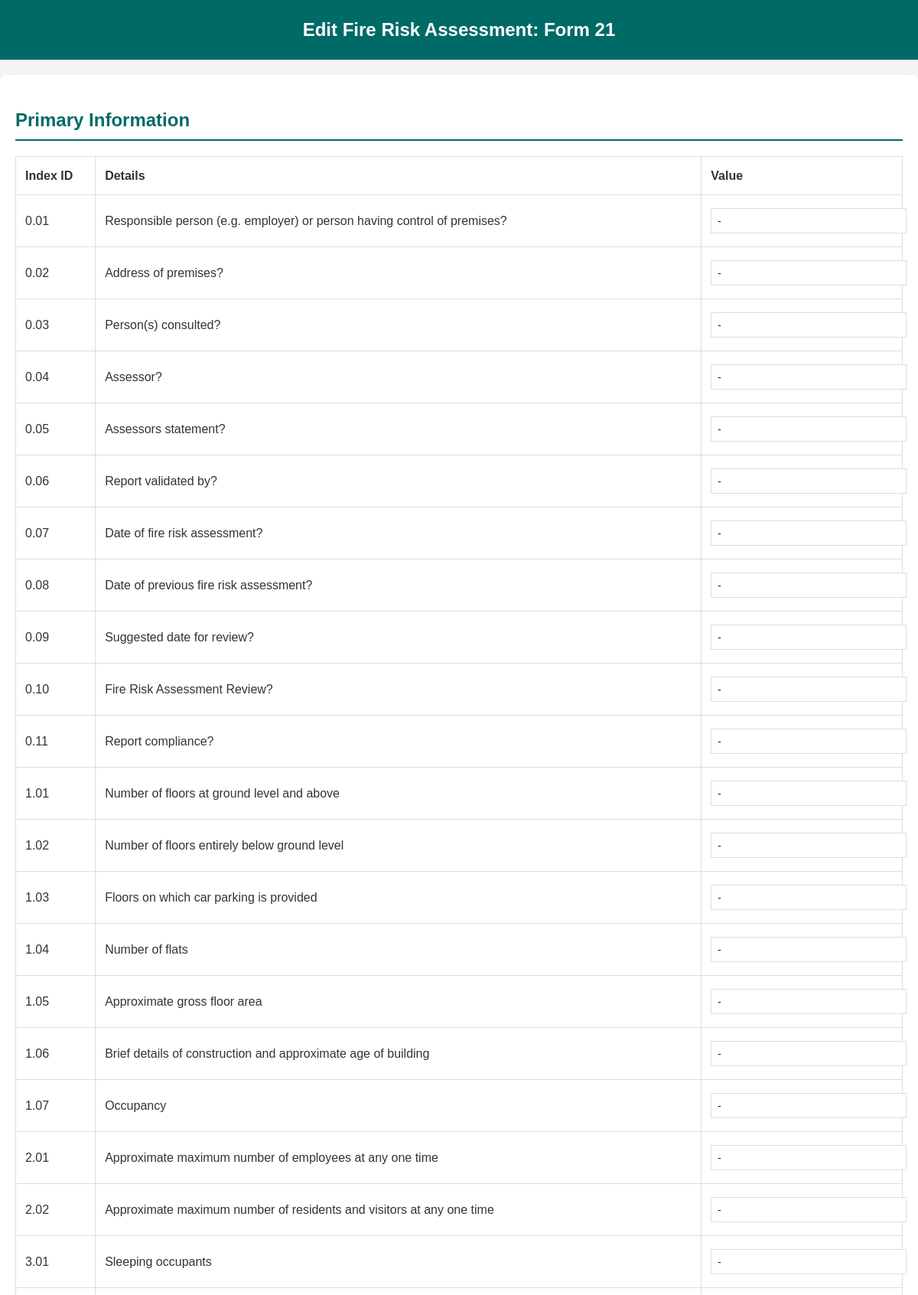
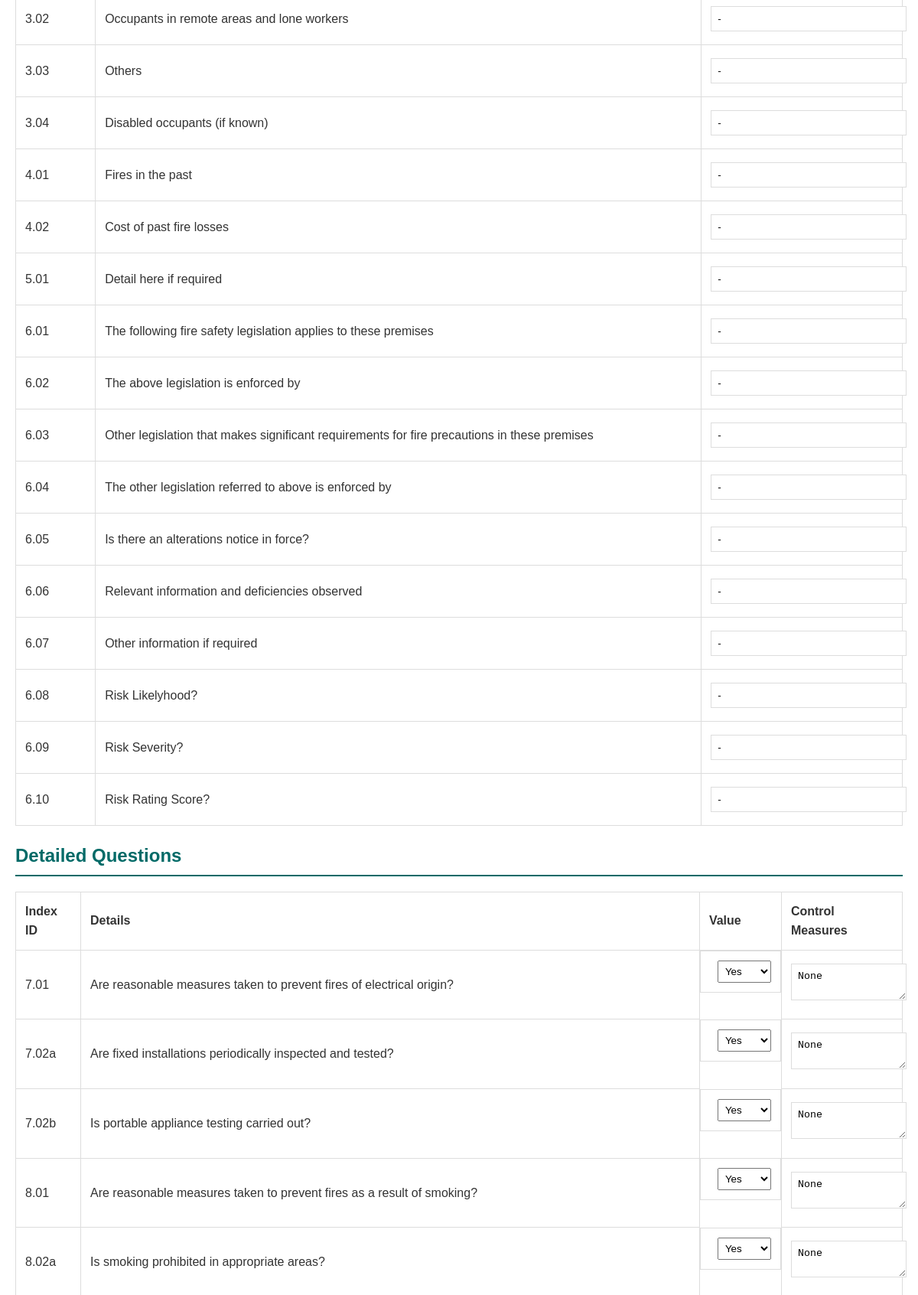
The page /form/21/edit (signed in, upper part) on the database its author committed (2 pictures, top to bottom).
### POC2/app.py (models this page shows)
class PrimaryAnswer(db.Model):
    id = db.Column(db.Integer, primary_key=True)
    form_id = db.Column(db.String(50), db.ForeignKey('form.form_id'), nullable=False)
    question_id = db.Column(db.String(10), nullable=False)
    question = db.Column(db.Text, nullable=False)
    answer = db.Column(db.Text, nullable=False)

class Answer(db.Model):
    id = db.Column(db.Integer, primary_key=True)
    form_id = db.Column(db.String(50), db.ForeignKey('form.form_id'), nullable=False)
    question_id = db.Column(db.String(10), nullable=False)
    question = db.Column(db.Text, nullable=False)
    answer = db.Column(db.String(10), nullable=False)  # Yes, No, N/A
    control_measures = db.Column(db.Text, nullable=True)

### POC2/app.py (the view, shortened to what this page needs)
@app.route('/form/<form_id>/edit', methods=['GET', 'POST'])
@login_required
def edit_form(form_id):
    form = Form.query.filter_by(form_id=form_id).first()
    if not form:
        return "Form not found", 404
    if form.form_type == 'housing':
        primary_questions = PRIMARY_HOUSING_QUESTIONS
        additional_questions = HOUSING_QUESTIONS
    else:
        primary_questions = PRIMARY_QUESTIONS
        additional_questions = QUESTIONS
    primary_answers = {pa.question_id: pa for pa in PrimaryAnswer.query.filter_by(form_id=form_id).all()}
    existing_answers = {a.question_id: a for a in Answer.query.filter_by(form_id=form_id).all()}
    upload_folder = os.path.join("uploads", form_id)
    cover_image_folder = os.path.join(upload_folder, "cover_image")
    existing_images = []
    existing_cover_image = None
    if os.path.exists(upload_folder):
        existing_images = [
            file for file in os.listdir(upload_folder)
            if file.lower().endswith(('.png', '.jpg', '.jpeg', '.bmp', '.gif'))
            and file != 'cover_image'
        ]
    if os.path.exists(cover_image_folder):
        cover_image_files = [
            file for file in os.listdir(cover_image_folder)
            if file.lower().endswith(('.png', '.jpg', '.jpeg', '.bmp', '.gif'))
        ]
        if cover_image_files:
            existing_cover_image = cover_image_files[0]
    return render_template(
        'edit_form.html',
        form_id=form_id,
        primary_questions=primary_questions,
        primary_answers=primary_answers,
        questions=additional_questions,
        answers=existing_answers,
        existing_images=existing_images,
        existing_cover_image=existing_cover_image
    )

### POC2/app.py (called while the page is built)
def login_required(f):
    @wraps(f)
    def decorated_function(*args, **kwargs):
        if 'user_id' not in session:
            return redirect(url_for('login'))
        return f(*args, **kwargs)
    return decorated_function

### POC2/templates/edit_form.html (shortened to what this page needs)
<!DOCTYPE html>
<html lang="en">
<head>
</head>
<body>
    <header>Edit Fire Risk Assessment: Form {{ form_id }}</header>
    <div class="container">
        <form method="POST" enctype="multipart/form-data">
            <h2>Primary Information</h2>
            <table>
                <tr>
                    <th>Index ID</th>
                    <th>Details</th>
                    <th>Value</th>
                </tr>
                {% for question in primary_questions %}
                <tr>
                    <td>{{ question.id }}</td>
                    <td>{{ question.question }}</td>
                    <td>
                        <input type="text" name="primary-answer-{{ question.id }}"
                               value="{{ primary_answers.get(question.id, {}).answer if primary_answers.get(question.id) else '' }}">
                    </td>
                </tr>
                {% endfor %}
            </table>
            <h2>Detailed Questions</h2>
            <table>
                <tr>
                    <th>Index ID</th>
                    <th>Details</th>
                    <th>Value</th>
                    <th>Control Measures</th>
                </tr>
                {% for question in questions %}
                <tr>
                    <td>{{ question.id }}</td>
                    <td>{{ question.question }}</td>
                    <td class="form-control">
                        <select name="answer-{{ question.id }}">
                            <option value="Yes" {% if answers.get(question.id) and answers.get(question.id).answer == 'Yes' %}selected{% endif %}>Yes</option>
                        </select>
                    </td>
                    <td>
                        <textarea name="control-measures-{{ question.id }}" placeholder="Control Measures (if No)">{{ answers.get(question.id).control_measures if answers.get(question.id) else '' }}</textarea>
                    </td>
                </tr>
                {% endfor %}
            </table>
        </form>
    </div>
</body>
</html>

### POC2/templates/edit_form.html (style rules this page uses)
:root { --dark-text: #333333; --accent-color: #006A67; --light-background: #f5f5f5; --light-hover: #e1e1e1; }
body { font-family: Arial, sans-serif; line-height: 1.6; margin: 0; padding: 0; background-color: var(--light-background); color: var(--dark-text); }
header { background-color: var(--accent-color); color: white; padding: 20px; text-align: center; font-size: 24px; font-weight: bold; }
.container { max-width: 1200px; margin: 20px auto; padding: 20px; background: white; box-shadow: 0 4px 8px rgba(0, 0, 0, 0.1); border-radius: 8px; }
h2 { color: var(--accent-color); border-bottom: 2px solid var(--accent-color); padding-bottom: 5px; margin-bottom: 20px; }
table { width: 100%; border-collapse: collapse; margin: 20px 0; }
table th, table td { text-align: left; padding: 12px; border: 1px solid #ddd; }
input[type="text"], textarea { width: 100%; padding: 8px; margin: 5px 0; border: 1px solid #ddd; }
.form-control { display: flex; align-items: center; }
.form-control select { margin-left: 10px; padding: 5px; }

### rows shown on the page
PrimaryAnswer: id "0.01", question "Responsible person (e.g. employer) or person having control of premises?", get "-"
PrimaryAnswer: id "0.02", question "Address of premises?", get "-"
PrimaryAnswer: id "0.03", question "Person(s) consulted?", get "-"
PrimaryAnswer: id "0.04", question "Assessor?", get "-"
PrimaryAnswer: id "0.05", question "Assessors statement?", get "-"
PrimaryAnswer: id "0.06", question "Report validated by?", get "-"
PrimaryAnswer: id "0.07", question "Date of fire risk assessment?", get "-"
PrimaryAnswer: id "0.08", question "Date of previous fire risk assessment?", get "-"
PrimaryAnswer: id "0.09", question "Suggested date for review?", get "-"
PrimaryAnswer: id "0.10", question "Fire Risk Assessment Review?", get "-"
PrimaryAnswer: id "0.11", question "Report compliance?", get "-"
PrimaryAnswer: id "1.01", question "Number of floors at ground level and above", get "-"
PrimaryAnswer: id "1.02", question "Number of floors entirely below ground level", get "-"
PrimaryAnswer: id "1.03", question "Floors on which car parking is provided", get "-"
PrimaryAnswer: id "1.04", question "Number of flats", get "-"
PrimaryAnswer: id "1.05", question "Approximate gross floor area", get "-"
PrimaryAnswer: id "1.06", question "Brief details of construction and approximate age of building", get "-"
PrimaryAnswer: id "1.07", question "Occupancy", get "-"
PrimaryAnswer: id "2.01", question "Approximate maximum number of employees at any one time", get "-"
PrimaryAnswer: id "2.02", question "Approximate maximum number of residents and visitors at any one time", get "-"
PrimaryAnswer: id "3.01", question "Sleeping occupants", get "-"
PrimaryAnswer: id "3.02", question "Occupants in remote areas and lone workers", get "-"
PrimaryAnswer: id "3.03", question "Others", get "-"
PrimaryAnswer: id "3.04", question "Disabled occupants (if known)", get "-"
PrimaryAnswer: id "4.01", question "Fires in the past", get "-"
PrimaryAnswer: id "4.02", question "Cost of past fire losses", get "-"
PrimaryAnswer: id "5.01", question "Detail here if required", get "-"
PrimaryAnswer: id "6.01", question "The following fire safety legislation applies to these premises", get "-"
PrimaryAnswer: id "6.02", question "The above legislation is enforced by", get "-"
PrimaryAnswer: id "6.03", question "Other legislation that makes significant requirements for fire precautions in these premises", get "-"
PrimaryAnswer: id "6.04", question "The other legislation referred to above is enforced by", get "-"
PrimaryAnswer: id "6.05", question "Is there an alterations notice in force?", get "-"
PrimaryAnswer: id "6.06", question "Relevant information and deficiencies observed", get "-"
PrimaryAnswer: id "6.07", question "Other information if required", get "-"
PrimaryAnswer: id "6.08", question "Risk Likelyhood?", get "-"
PrimaryAnswer: id "6.09", question "Risk Severity?", get "-"
PrimaryAnswer: id "6.10", question "Risk Rating Score?", get "-"
Answer: id "7.01", question "Are reasonable measures taken to prevent fires of electrical origin?", answer "Yes", get "None"
Answer: id "7.02a", question "Are fixed installations periodically inspected and tested?", answer "Yes", get "None"
Answer: id "7.02b", question "Is portable appliance testing carried out?", answer "Yes", get "None"
Answer: id "8.01", question "Are reasonable measures taken to prevent fires as a result of smoking?", answer "Yes", get "None"
Answer: id "8.02a", question "Is smoking prohibited in appropriate areas?", answer "Yes", get "None"
